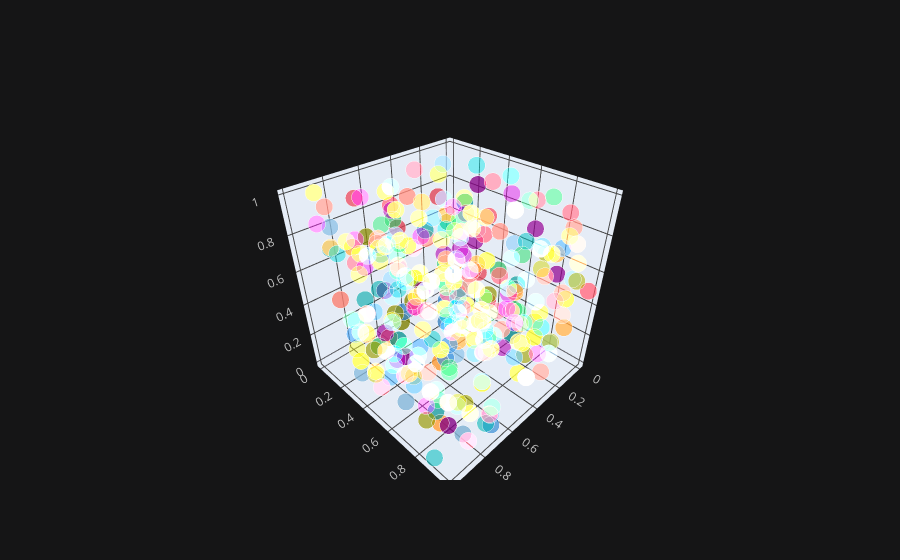

Here is the notebook cell this chart was saved with:
### Code cell
cf.set_config_file(theme='solar')
df.iplot(x='a',y='b',z='c',kind='scatter3d')

### Figure 1 — Plotly figure (JSON) as saved in the notebook; plotly's stock layout.template omitted (floating-point values rounded to 4 significant figures; data arrays with more than 128 entries replaced by an {"elided": "..."} marker saying what was removed)
{"data": [{"marker": {"color": {"elided": "300 str values"}, "opacity": 0.8, "size": {"elided": "300 int values"}, "symbol": "circle"}, "mode": "markers", "text": {"elided": "300 str values"}, "type": "scatter3d", "x": {"elided": "300 float values"}, "y": {"elided": "300 float values"}, "z": {"elided": "300 float values"}}], "layout": {"legend": {"bgcolor": "#151516", "font": {"color": "#D9D9D9"}}, "paper_bgcolor": "#151516", "plot_bgcolor": "#151516", "scene": {"xaxis": {"gridcolor": "#434343", "showgrid": true, "tickfont": {"color": "#C2C2C2"}, "title": {"font": {"color": "#D9D9D9"}, "text": ""}, "zerolinecolor": "#666570"}, "yaxis": {"gridcolor": "#434343", "showgrid": true, "tickfont": {"color": "#C2C2C2"}, "title": {"font": {"color": "#D9D9D9"}, "text": ""}, "zerolinecolor": "#666570"}, "zaxis": {"gridcolor": "#434343", "showgrid": true, "tickfont": {"color": "#C2C2C2"}, "title": {"font": {"color": "#D9D9D9"}, "text": ""}, "zerolinecolor": "#666570"}}, "title": {"font": {"color": "#D9D9D9"}}}}
